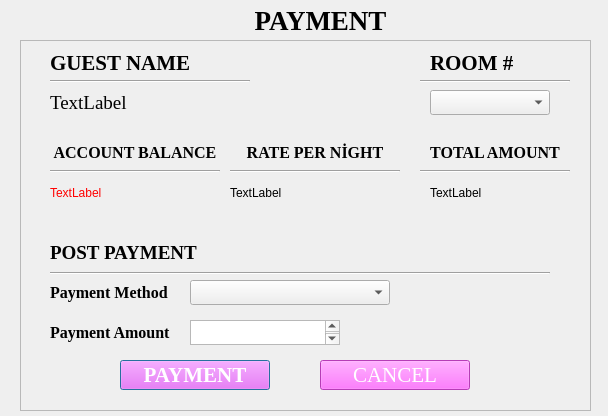
<?xml version="1.0" encoding="UTF-8"?>
<ui version="4.0">
 <class>PaymentPage</class>
 <widget class="QDialog" name="PaymentPage">
  <property name="geometry">
   <rect>
    <x>0</x>
    <y>0</y>
    <width>608</width>
    <height>416</height>
   </rect>
  </property>
  <property name="windowTitle">
   <string>PAYMENT</string>
  </property>
  <widget class="QLabel" name="labelPaymentTitle">
   <property name="geometry">
    <rect>
     <x>240</x>
     <y>10</y>
     <width>161</width>
     <height>21</height>
    </rect>
   </property>
   <property name="font">
    <font>
     <family>Times New Roman</family>
     <pointsize>20</pointsize>
     <bold>true</bold>
    </font>
   </property>
   <property name="text">
    <string>PAYMENT</string>
   </property>
   <property name="textFormat">
    <enum>Qt::AutoText</enum>
   </property>
   <property name="alignment">
    <set>Qt::AlignCenter</set>
   </property>
  </widget>
  <widget class="QFrame" name="frame">
   <property name="geometry">
    <rect>
     <x>20</x>
     <y>40</y>
     <width>571</width>
     <height>371</height>
    </rect>
   </property>
   <property name="frameShape">
    <enum>QFrame::StyledPanel</enum>
   </property>
   <property name="frameShadow">
    <enum>QFrame::Raised</enum>
   </property>
   <widget class="QLabel" name="label">
    <property name="geometry">
     <rect>
      <x>30</x>
      <y>10</y>
      <width>150</width>
      <height>25</height>
     </rect>
    </property>
    <property name="font">
     <font>
      <family>Times New Roman</family>
      <pointsize>16</pointsize>
      <bold>true</bold>
     </font>
    </property>
    <property name="text">
     <string>GUEST NAME</string>
    </property>
   </widget>
   <widget class="QLabel" name="label_2">
    <property name="geometry">
     <rect>
      <x>410</x>
      <y>10</y>
      <width>100</width>
      <height>25</height>
     </rect>
    </property>
    <property name="font">
     <font>
      <family>Times New Roman</family>
      <pointsize>16</pointsize>
      <bold>true</bold>
     </font>
    </property>
    <property name="text">
     <string>ROOM #</string>
    </property>
   </widget>
   <widget class="Line" name="line">
    <property name="geometry">
     <rect>
      <x>30</x>
      <y>40</y>
      <width>200</width>
      <height>3</height>
     </rect>
    </property>
    <property name="orientation">
     <enum>Qt::Horizontal</enum>
    </property>
   </widget>
   <widget class="Line" name="line_2">
    <property name="geometry">
     <rect>
      <x>400</x>
      <y>40</y>
      <width>150</width>
      <height>3</height>
     </rect>
    </property>
    <property name="orientation">
     <enum>Qt::Horizontal</enum>
    </property>
   </widget>
   <widget class="QLabel" name="label_3">
    <property name="geometry">
     <rect>
      <x>30</x>
      <y>100</y>
      <width>170</width>
      <height>25</height>
     </rect>
    </property>
    <property name="font">
     <font>
      <family>Times New Roman</family>
      <pointsize>12</pointsize>
      <bold>true</bold>
     </font>
    </property>
    <property name="text">
     <string>ACCOUNT BALANCE</string>
    </property>
    <property name="alignment">
     <set>Qt::AlignCenter</set>
    </property>
   </widget>
   <widget class="QLabel" name="label_4">
    <property name="geometry">
     <rect>
      <x>210</x>
      <y>100</y>
      <width>170</width>
      <height>25</height>
     </rect>
    </property>
    <property name="font">
     <font>
      <family>Times New Roman</family>
      <pointsize>12</pointsize>
      <bold>true</bold>
     </font>
    </property>
    <property name="text">
     <string>RATE PER NİGHT</string>
    </property>
    <property name="alignment">
     <set>Qt::AlignCenter</set>
    </property>
   </widget>
   <widget class="QLabel" name="label_5">
    <property name="geometry">
     <rect>
      <x>400</x>
      <y>100</y>
      <width>150</width>
      <height>25</height>
     </rect>
    </property>
    <property name="font">
     <font>
      <family>Times New Roman</family>
      <pointsize>12</pointsize>
      <bold>true</bold>
     </font>
    </property>
    <property name="text">
     <string>TOTAL AMOUNT</string>
    </property>
    <property name="alignment">
     <set>Qt::AlignCenter</set>
    </property>
   </widget>
   <widget class="QLabel" name="label_CustomerName">
    <property name="geometry">
     <rect>
      <x>30</x>
      <y>50</y>
      <width>300</width>
      <height>25</height>
     </rect>
    </property>
    <property name="font">
     <font>
      <family>Times New Roman</family>
      <pointsize>14</pointsize>
     </font>
    </property>
    <property name="text">
     <string>TextLabel</string>
    </property>
   </widget>
   <widget class="QLabel" name="label_AccountBalance">
    <property name="geometry">
     <rect>
      <x>30</x>
      <y>140</y>
      <width>170</width>
      <height>25</height>
     </rect>
    </property>
    <property name="styleSheet">
     <string notr="true">color: rgb(255, 0, 0);
font: 700 12pt &quot;Times New Roman&quot;;</string>
    </property>
    <property name="text">
     <string>TextLabel</string>
    </property>
   </widget>
   <widget class="QLabel" name="label_ratePerNight">
    <property name="geometry">
     <rect>
      <x>210</x>
      <y>140</y>
      <width>170</width>
      <height>25</height>
     </rect>
    </property>
    <property name="text">
     <string>TextLabel</string>
    </property>
   </widget>
   <widget class="QLabel" name="label_totalAmount">
    <property name="geometry">
     <rect>
      <x>410</x>
      <y>140</y>
      <width>130</width>
      <height>25</height>
     </rect>
    </property>
    <property name="text">
     <string>TextLabel</string>
    </property>
   </widget>
   <widget class="Line" name="line_3">
    <property name="geometry">
     <rect>
      <x>30</x>
      <y>130</y>
      <width>170</width>
      <height>3</height>
     </rect>
    </property>
    <property name="orientation">
     <enum>Qt::Horizontal</enum>
    </property>
   </widget>
   <widget class="Line" name="line_4">
    <property name="geometry">
     <rect>
      <x>210</x>
      <y>130</y>
      <width>170</width>
      <height>3</height>
     </rect>
    </property>
    <property name="orientation">
     <enum>Qt::Horizontal</enum>
    </property>
   </widget>
   <widget class="Line" name="line_5">
    <property name="geometry">
     <rect>
      <x>400</x>
      <y>130</y>
      <width>150</width>
      <height>3</height>
     </rect>
    </property>
    <property name="orientation">
     <enum>Qt::Horizontal</enum>
    </property>
   </widget>
   <widget class="QLabel" name="label_11">
    <property name="geometry">
     <rect>
      <x>30</x>
      <y>200</y>
      <width>150</width>
      <height>25</height>
     </rect>
    </property>
    <property name="font">
     <font>
      <family>Times New Roman</family>
      <pointsize>14</pointsize>
      <bold>true</bold>
     </font>
    </property>
    <property name="text">
     <string>POST PAYMENT</string>
    </property>
   </widget>
   <widget class="Line" name="line_6">
    <property name="geometry">
     <rect>
      <x>30</x>
      <y>225</y>
      <width>500</width>
      <height>16</height>
     </rect>
    </property>
    <property name="orientation">
     <enum>Qt::Horizontal</enum>
    </property>
   </widget>
   <widget class="QLabel" name="label_12">
    <property name="geometry">
     <rect>
      <x>30</x>
      <y>240</y>
      <width>130</width>
      <height>25</height>
     </rect>
    </property>
    <property name="font">
     <font>
      <family>Times New Roman</family>
      <pointsize>12</pointsize>
      <bold>true</bold>
     </font>
    </property>
    <property name="text">
     <string>Payment Method</string>
    </property>
   </widget>
   <widget class="QLabel" name="label_13">
    <property name="geometry">
     <rect>
      <x>30</x>
      <y>280</y>
      <width>120</width>
      <height>25</height>
     </rect>
    </property>
    <property name="font">
     <font>
      <family>Times New Roman</family>
      <pointsize>12</pointsize>
      <bold>true</bold>
     </font>
    </property>
    <property name="text">
     <string>Payment Amount</string>
    </property>
   </widget>
   <widget class="QComboBox" name="comboBox_PaymentMethod">
    <property name="geometry">
     <rect>
      <x>170</x>
      <y>240</y>
      <width>200</width>
      <height>25</height>
     </rect>
    </property>
    <property name="font">
     <font>
      <family>Times New Roman</family>
      <pointsize>12</pointsize>
     </font>
    </property>
   </widget>
   <widget class="QTextBrowser" name="textBrowser_PostAmount">
    <property name="geometry">
     <rect>
      <x>170</x>
      <y>280</y>
      <width>150</width>
      <height>25</height>
     </rect>
    </property>
    <property name="font">
     <font>
      <family>Times New Roman</family>
      <pointsize>12</pointsize>
      <bold>true</bold>
     </font>
    </property>
    <property name="inputMethodHints">
     <set>Qt::ImhNone</set>
    </property>
   </widget>
   <widget class="QPushButton" name="pushButton_Payment">
    <property name="geometry">
     <rect>
      <x>100</x>
      <y>320</y>
      <width>150</width>
      <height>30</height>
     </rect>
    </property>
    <property name="font">
     <font>
      <family>Times New Roman</family>
      <pointsize>16</pointsize>
      <bold>true</bold>
     </font>
    </property>
    <property name="styleSheet">
     <string notr="true">background-color: rgb(255, 85, 255);
color: rgb(255, 255, 255);</string>
    </property>
    <property name="text">
     <string>PAYMENT</string>
    </property>
   </widget>
   <widget class="QPushButton" name="pushButton_Cancel">
    <property name="geometry">
     <rect>
      <x>300</x>
      <y>320</y>
      <width>150</width>
      <height>30</height>
     </rect>
    </property>
    <property name="font">
     <font>
      <family>Times New Roman</family>
      <pointsize>16</pointsize>
     </font>
    </property>
    <property name="styleSheet">
     <string notr="true">background-color: rgb(255, 85, 255);
color: rgb(255, 255, 255);</string>
    </property>
    <property name="text">
     <string>CANCEL</string>
    </property>
   </widget>
   <widget class="QComboBox" name="comboBox_RoomNo">
    <property name="geometry">
     <rect>
      <x>410</x>
      <y>50</y>
      <width>120</width>
      <height>25</height>
     </rect>
    </property>
   </widget>
  </widget>
 </widget>
 <resources/>
 <connections/>
</ui>
